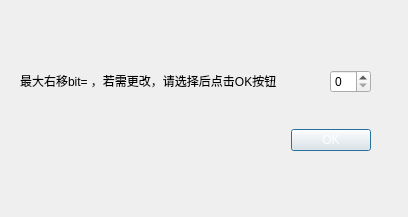
<?xml version="1.0" encoding="UTF-8"?>
<ui version="4.0">
 <class>RightShiftDialog</class>
 <widget class="QDialog" name="RightShiftDialog">
  <property name="geometry">
   <rect>
    <x>0</x>
    <y>0</y>
    <width>408</width>
    <height>217</height>
   </rect>
  </property>
  <property name="windowTitle">
   <string>Dialog</string>
  </property>
  <widget class="QWidget" name="layoutWidget">
   <property name="geometry">
    <rect>
     <x>20</x>
     <y>40</y>
     <width>351</width>
     <height>141</height>
    </rect>
   </property>
   <layout class="QVBoxLayout" name="verticalLayout">
    <item>
     <layout class="QHBoxLayout" name="horizontalLayout">
      <item>
       <widget class="QLabel" name="label">
        <property name="sizePolicy">
         <sizepolicy hsizetype="Preferred" vsizetype="Preferred">
          <horstretch>0</horstretch>
          <verstretch>0</verstretch>
         </sizepolicy>
        </property>
        <property name="minimumSize">
         <size>
          <width>120</width>
          <height>20</height>
         </size>
        </property>
        <property name="text">
         <string>&lt;html&gt;&lt;head/&gt;&lt;body&gt;&lt;p&gt;最大右移bit= ，若需更改，请选择后点击OK按钮&lt;/p&gt;&lt;/body&gt;&lt;/html&gt;</string>
        </property>
        <property name="wordWrap">
         <bool>true</bool>
        </property>
       </widget>
      </item>
      <item>
       <widget class="QSpinBox" name="spinBox">
        <property name="sizePolicy">
         <sizepolicy hsizetype="Fixed" vsizetype="Fixed">
          <horstretch>0</horstretch>
          <verstretch>0</verstretch>
         </sizepolicy>
        </property>
        <property name="minimumSize">
         <size>
          <width>20</width>
          <height>10</height>
         </size>
        </property>
       </widget>
      </item>
     </layout>
    </item>
    <item>
     <widget class="QDialogButtonBox" name="buttonOK">
      <property name="styleSheet">
       <string notr="true">color:rgb(255, 255, 255)</string>
      </property>
      <property name="orientation">
       <enum>Qt::Horizontal</enum>
      </property>
      <property name="standardButtons">
       <set>QDialogButtonBox::Ok</set>
      </property>
     </widget>
    </item>
   </layout>
  </widget>
 </widget>
 <resources/>
 <connections>
  <connection>
   <sender>buttonOK</sender>
   <signal>accepted()</signal>
   <receiver>RightShiftDialog</receiver>
   <slot>accept()</slot>
   <hints>
    <hint type="sourcelabel">
     <x>248</x>
     <y>254</y>
    </hint>
    <hint type="destinationlabel">
     <x>157</x>
     <y>274</y>
    </hint>
   </hints>
  </connection>
  <connection>
   <sender>buttonOK</sender>
   <signal>rejected()</signal>
   <receiver>RightShiftDialog</receiver>
   <slot>reject()</slot>
   <hints>
    <hint type="sourcelabel">
     <x>316</x>
     <y>260</y>
    </hint>
    <hint type="destinationlabel">
     <x>286</x>
     <y>274</y>
    </hint>
   </hints>
  </connection>
 </connections>
</ui>
